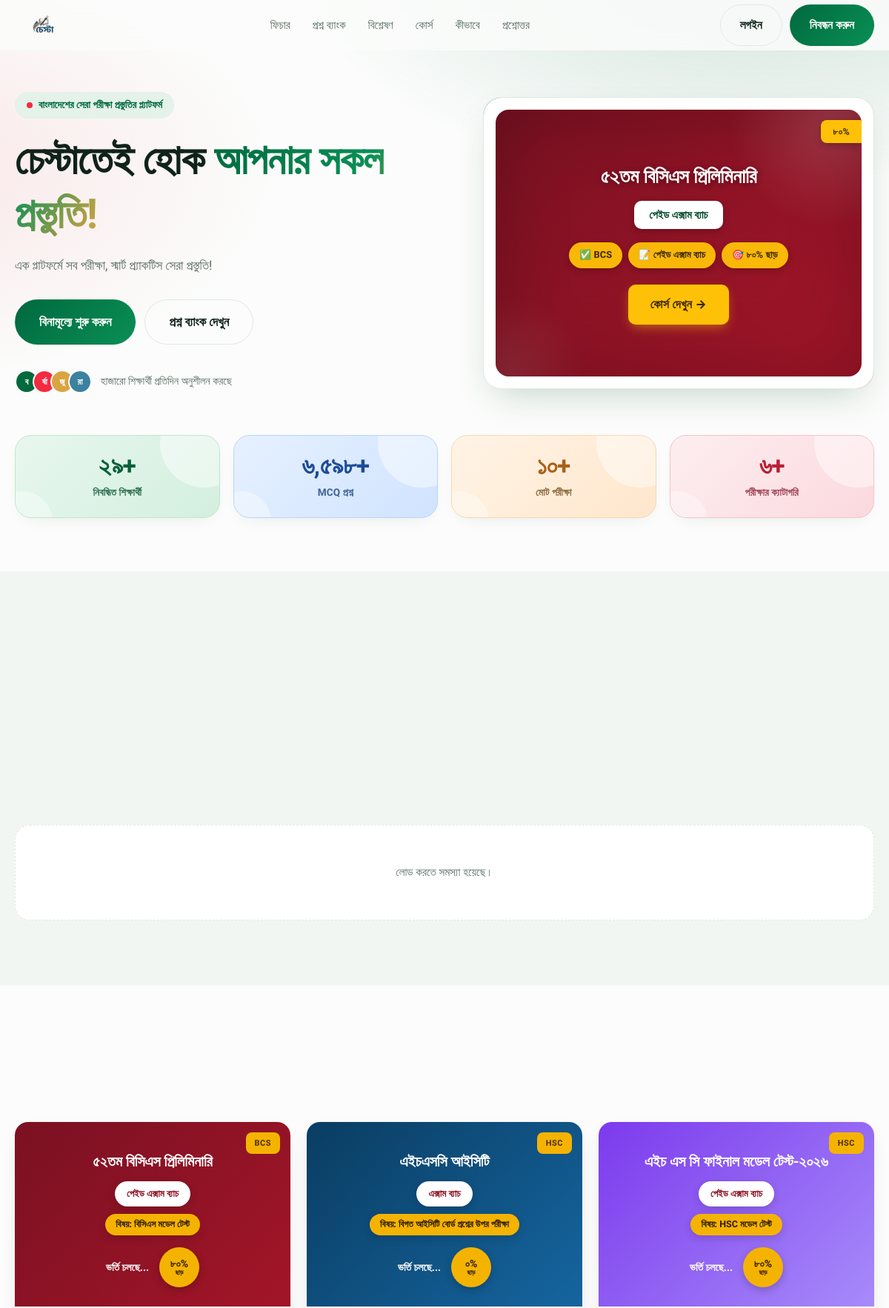
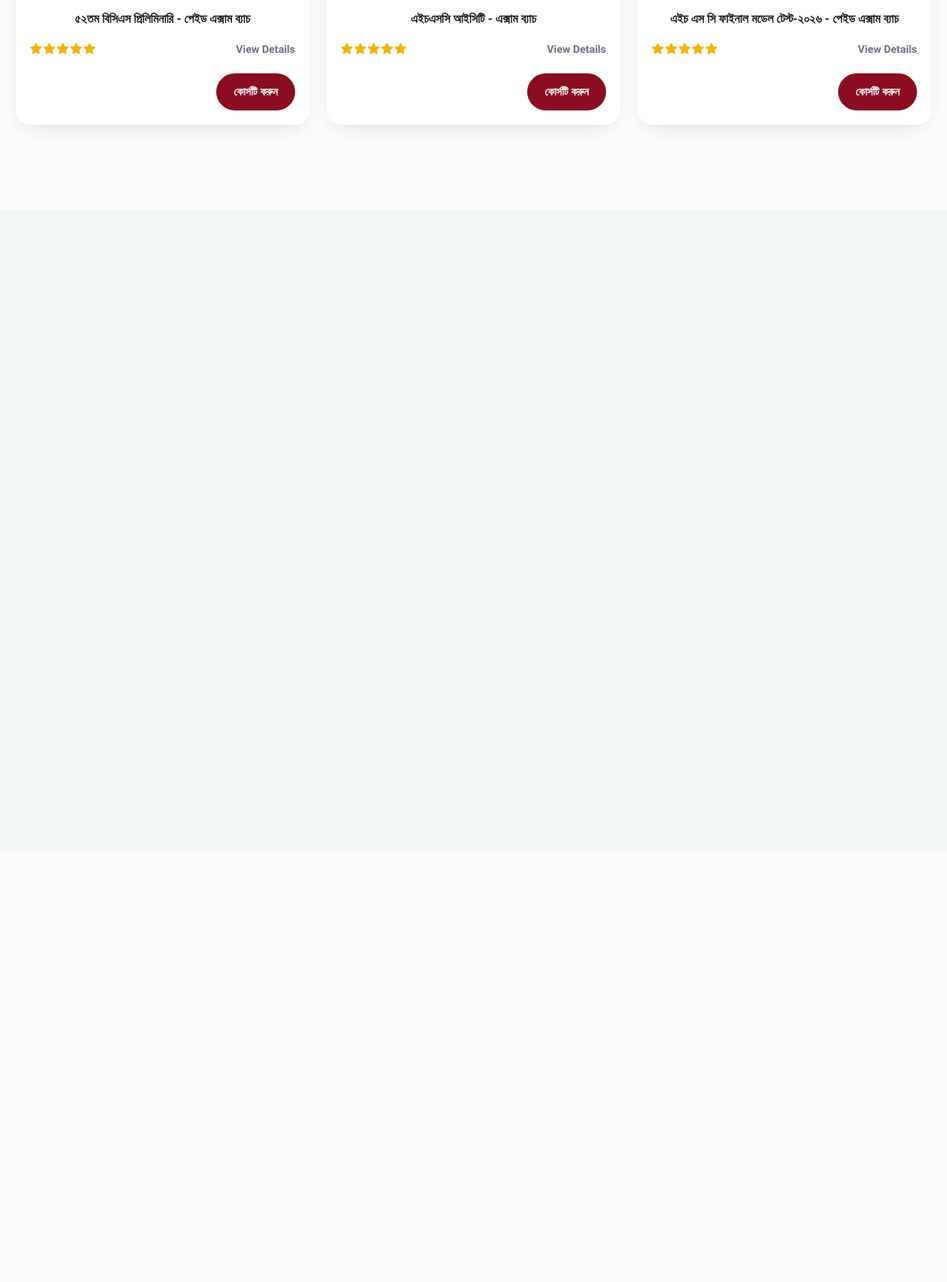
The page / (upper part) on the database its author committed (2 pictures, top to bottom).
### tables this page shows
CREATE TABLE `courses` (
  `id` int(11) NOT NULL,
  `course_code` varchar(40) NOT NULL,
  `slug` varchar(220) DEFAULT NULL,
  `title` varchar(200) NOT NULL,
  `title_bn` varchar(200) DEFAULT NULL,
  `subtitle` varchar(200) DEFAULT NULL,
  `subject_line` varchar(300) DEFAULT NULL,
  `short_desc` varchar(500) DEFAULT NULL,
  `description` longtext DEFAULT NULL,
  `thumbnail` varchar(500) DEFAULT NULL,
  `banner` varchar(500) DEFAULT NULL,
  `language` varchar(40) DEFAULT 'bn',
  `instructor_name` varchar(150) DEFAULT NULL,
  `tag` varchar(60) DEFAULT NULL,
  `discount_pct` varchar(20) DEFAULT NULL,
  `rating` tinyint(1) DEFAULT 5,
  `meta_text` varchar(200) DEFAULT NULL,
  `tone_gradient` varchar(200) DEFAULT NULL,
  `display_order` int(11) DEFAULT 0,
  `is_featured` tinyint(1) DEFAULT 0,
  `level_id` int(11) NOT NULL,
  `type_id` int(11) NOT NULL,
  `price` decimal(10,2) NOT NULL DEFAULT 0.00,
  `discount_price` decimal(10,2) DEFAULT NULL,
  `total_lessons` int(11) DEFAULT 0,
  `duration_hours` int(11) DEFAULT 0,
  `is_active` tinyint(1) DEFAULT 1,
  `BR_CODE` varchar(20) DEFAULT NULL,
  `ORG_CODE` varchar(20) DEFAULT NULL,
  `AUTHORIZED_STATUS` char(1) DEFAULT 'N',
  `AUTHORIZED_USER` varchar(100) DEFAULT NULL,
  `AUTHORIZED_DATE` date DEFAULT NULL,
  `ENTRY_DATE` datetime DEFAULT current_timestamp(),
  `ENTRY_USER` varchar(200) DEFAULT NULL,
  `EDIT_DATE` date DEFAULT NULL,
  `EDIT_USER` varchar(200) DEFAULT NULL,
  `DELETE_DATE` datetime DEFAULT NULL,
  `DELETE_USER` varchar(200) DEFAULT NULL,
  `duration_days` int(11) DEFAULT NULL
);

### index.php (the view, shortened to what this page needs)
<?php
require_once 'db.php';
$totalStudents = 0;
$totalQuestions = 0;
$totalExamsCount = 0;
$totalCategories = 0;
try { $totalStudents   = (int) $pdo->query("SELECT COUNT(*) FROM user_login_info")->fetchColumn(); }
catch (Throwable $e) { error_log('stats students: ' . $e->getMessage()); }
try { $totalQuestions  = (int) $pdo->query("SELECT COUNT(*) FROM questions WHERE DELETE_DATE IS NULL")->fetchColumn(); }
catch (Throwable $e) { error_log('stats questions: ' . $e->getMessage()); }
try {
    $totalExamsCount = (int) $pdo->query("
        SELECT COUNT(*) FROM exams_info
        WHERE DELETE_DATE IS NULL
          AND (AUTHORIZED_STATUS = 'Y' OR AUTHORIZED_STATUS IS NULL)
    ")->fetchColumn();
} catch (Throwable $e) { error_log('stats exams: ' . $e->getMessage()); }
try { $totalCategories = (int) $pdo->query("SELECT COUNT(*) FROM levels")->fetchColumn(); }
catch (Throwable $e) { error_log('stats levels: ' . $e->getMessage()); }
$siteLogo = 'logo.png';
$courses = [];
$banner  = ['active' => false];
try {
    $sql = "
        SELECT
            c.id, c.title, c.title_bn, c.subtitle, c.subject_line,
            c.tag, c.discount_pct, c.rating, c.meta_text, c.tone_gradient,
            c.price, c.discount_price, c.level_id, c.type_id,
            c.is_featured, c.display_order
        FROM courses c
        WHERE c.DELETE_DATE IS NULL
          AND c.is_active = 1
          AND c.AUTHORIZED_STATUS = 'Y'
        ORDER BY c.display_order ASC, c.is_featured DESC, c.id DESC
        LIMIT 12
    ";
    $stmt = $pdo->query($sql);
    $rows = $stmt->fetchAll(PDO::FETCH_ASSOC);
    foreach ($rows as $idx => $r) {
        $oldPrice = (float)$r['price'];
        $newPrice = (!empty($r['discount_price']) && $r['discount_price'] > 0)
                    ? (float)$r['discount_price']
                    : $oldPrice;
        $courseUrl = 'enroll.php?course_id=' . (int)$r['id']
                   . '&level_id='    . (int)$r['level_id']
                   . '&exam_type_id=' . (int)$r['type_id'];
        $course = [
            'id'          => (int)$r['id'],
            'name'        => $r['title_bn'] ?: $r['title'],
            'title'       => $r['title'],
            'subtitle'    => $r['subtitle']     ?? '',
            'subject'     => $r['subject_line'] ?? '',
            'tag'         => $r['tag']          ?? '',
            'discount'    => $r['discount_pct'] ?? '',
            'old_price'   => $oldPrice,
            'new_price'   => $newPrice,
            'rating'      => (int)($r['rating'] ?? 5),
            'meta'        => $r['meta_text'] ?? '',
            'tone'        => $r['tone_gradient'] ?: 'linear-gradient(135deg,#7a1122 0%,#a31528 100%)',
            'url'         => $courseUrl,
            'is_featured' => (int)$r['is_featured'],
        ];
        $courses[] = $course;
        if ((int)$r['is_featured'] === 1 && empty($banner['active'])) {
            $meta = array_filter([
                !empty($r['tag'])          ? '✅ ' . $r['tag'] : null,
                !empty($r['subtitle'])     ? '📝 ' . $r['subtitle'] : null,
                !empty($r['discount_pct']) && $r['discount_pct'] !== '০%'
                                            ? '🎯 ' . $r['discount_pct'] . ' ছাড়' : null,
            ]);
            $banner = [
                'active'   => true,
                'badge'    => $r['discount_pct'] ?: 'নতুন',
                'title'    => $r['title_bn'] ?: $r['title'],
                'subtitle' => $r['subtitle'] ?: ($r['subject_line'] ?? ''),
                'cta_text' => 'কোর্স দেখুন',
                'cta_url'  => $courseUrl,
                'bg'       => $r['tone_gradient'] ?: 'linear-gradient(135deg,#7a1122 0%,#a31528 100%)',
                'meta'     => array_values($meta),
            ];
        }
    }
} catch (Throwable $e) {
    error_log('courses fetch failed: ' . $e->getMessage());
    $courses = [];
    $banner  = ['active' => false];
}
?>
<!DOCTYPE html>
<html lang="bn">
<head>
<link href="https://cdn.jsdelivr.net/npm/bootstrap-icons@1.11.3/font/bootstrap-icons.css" rel="stylesheet">
</head>
<body>
<nav id="nav">
  <div class="wrap nav">
    <a class="logo" href="index.php" aria-label="চেস্টা হোম">
      <img src="<?= htmlspecialchars($siteLogo, ENT_QUOTES, 'UTF-8') ?>" alt="Chesta" class="logo-img">
    </a>
    <div class="links">
      <a href="#features">ফিচার</a>
      <a href="question_bank.php">প্রশ্ন ব্যাংক</a>
      <a href="#analysis">বিশ্লেষণ</a>
      <a href="#courses">কোর্স</a>
      <a href="#how">কীভাবে</a>
      <a href="#faq">প্রশ্নোত্তর</a>
    </div>
    <div class="acts">
      <a href="login.php" class="btn btn-o">লগইন</a>
      <button class="btn btn-p" data-reg type="button">নিবন্ধন করুন</button>
    </div>
  </div>
</nav>
<header class="hero">
  <div class="wrap hgrid">
    <div>
      <span class="pill">বাংলাদেশের সেরা পরীক্ষা প্রস্তুতির প্ল্যাটফর্ম</span>
      <h1>চেস্টাতেই হোক <em>আপনার সকল প্রস্তুতি!</em></h1>
      <p class="lead">এক প্লাটফর্মে সব পরীক্ষা, স্মার্ট প্র্যাকটিস সেরা প্রস্তুতি!</p>
      <div class="hbtn">
        <button class="btn btn-p btn-lg" data-reg type="button">বিনামূল্যে শুরু করুন</button>
        <a class="btn btn-o btn-lg" href="question_bank.php">প্রশ্ন ব্যাংক দেখুন</a>
      </div>
      <div class="trust">
        <div class="av"><span>ব</span><span>র্ষা</span><span>জু</span><span>রা</span></div>
        <span>হাজারো শিক্ষার্থী প্রতিদিন অনুশীলন করছে</span>
      </div>
    </div>
    <div class="demo" aria-label="ঘোষণা">
      <?php if (!empty($banner['active'])): ?>
      <div class="banner-course" style="background:<?= htmlspecialchars($banner['bg'], ENT_QUOTES, 'UTF-8') ?>;">
        <?php if (!empty($banner['badge'])): ?>
          <span class="bc-tag"><?= htmlspecialchars($banner['badge'], ENT_QUOTES, 'UTF-8') ?></span>
        <?php endif; ?>
        <h2 class="bc-title"><?= htmlspecialchars($banner['title'], ENT_QUOTES, 'UTF-8') ?></h2>
        <?php if (!empty($banner['subtitle'])): ?>
          <div class="bc-sub"><?= htmlspecialchars($banner['subtitle'], ENT_QUOTES, 'UTF-8') ?></div>
        <?php endif; ?>
        <?php if (!empty($banner['meta'])): ?>
          <div class="bc-meta">
            <?php foreach ($banner['meta'] as $m): ?>
              <span><?= htmlspecialchars($m, ENT_QUOTES, 'UTF-8') ?></span>
            <?php endforeach; ?>
          </div>
        <?php endif; ?>
        <?php if (!empty($banner['cta_text']) && !empty($banner['cta_url'])): ?>
          <a class="bc-cta" href="<?= htmlspecialchars($banner['cta_url'], ENT_QUOTES, 'UTF-8') ?>">
            <?= htmlspecialchars($banner['cta_text'], ENT_QUOTES, 'UTF-8') ?> →
          </a>
        <?php endif; ?>
      </div>
      <?php endif; ?>
    </div>
  </div>
  <div class="wrap">
    <div class="stats">
      <div class="st st-1 rv"><b data-n="<?= $totalStudents ?>" data-s="+">০</b><span>নিবন্ধিত শিক্ষার্থী</span></div>
      <div class="st st-2 rv"><b data-n="<?= $totalQuestions ?>" data-s="+">০</b><span>MCQ প্রশ্ন</span></div>
      <div class="st st-3 rv"><b data-n="<?= $totalExamsCount ?>" data-s="+">০</b><span>মোট পরীক্ষা</span></div>
      <div class="st st-4 rv"><b data-n="<?= $totalCategories ?>" data-s="+">০</b><span>পরীক্ষার ক্যাটাগরি</span></div>
    </div>
  </div>
</header>
<section id="analysis" class="alt">
  <div class="wrap">
    <div id="analysisEmpty" class="analysis-empty" style="display:none;">
      <p>এই লেভেলে এখনো কোনো বিষয় যোগ করা হয়নি।</p>
    </div>
  </div>
</section>
<section id="courses">
  <div class="wrap">
    <div class="course-grid">
      <?php foreach ($courses as $c):
        $titleBn  = $c['name'] ?: '';
        $subtitle = $c['subtitle'] ?: '';
        $subject  = $c['subject'] ?: '';
        $tag      = $c['tag'] ?: '';
        $discount = $c['discount'] ?: '';
        $meta     = $c['meta'] ?: '';
        $rating   = max(1, min(5, (int)($c['rating'] ?? 5)));
        $tone     = $c['tone'];
      ?>
      <div class="course-item">
        <a href="<?= htmlspecialchars($c['url'], ENT_QUOTES, 'UTF-8') ?>" class="course-card">
          <div class="course-card-top" style="background:<?= htmlspecialchars($tone, ENT_QUOTES, 'UTF-8') ?>">
            <?php if ($tag): ?>
              <span class="course-tag"><?= htmlspecialchars($tag, ENT_QUOTES, 'UTF-8') ?></span>
            <?php endif; ?>
            <h3 class="course-name"><?= htmlspecialchars($titleBn, ENT_QUOTES, 'UTF-8') ?></h3>
            <?php if ($subtitle): ?>
              <div class="course-subtitle-pill"><?= htmlspecialchars($subtitle, ENT_QUOTES, 'UTF-8') ?></div>
            <?php endif; ?>
            <?php if ($subject): ?>
              <div class="course-subject-pill"><?= htmlspecialchars($subject, ENT_QUOTES, 'UTF-8') ?></div>
            <?php endif; ?>
            <div class="course-meta-row">
              <?php if ($meta): ?>
                <span class="course-meta-text"><?= htmlspecialchars($meta, ENT_QUOTES, 'UTF-8') ?></span>
              <?php endif; ?>
              <?php if ($discount): ?>
                <div class="course-discount-circle">
                  <?= htmlspecialchars($discount, ENT_QUOTES, 'UTF-8') ?>
                  <small>ছাড়</small>
                </div>
              <?php endif; ?>
            </div>
          </div>
          <div class="course-card-body">
            <div class="course-body-title">
              <?= htmlspecialchars($titleBn, ENT_QUOTES, 'UTF-8') ?>
              <?php if ($subtitle): ?> - <?= htmlspecialchars($subtitle, ENT_QUOTES, 'UTF-8') ?><?php endif; ?>
            </div>
            <div class="course-bottom-row">
              <div class="course-stars">
                <?php for ($i = 1; $i <= 5; $i++): ?>
                  <i class="bi <?= $i <= $rating ? 'bi-star-fill' : 'bi-star' ?>"></i>
                <?php endfor; ?>
              </div>
              <span class="course-view-link">View Details</span>
            </div>
            <span class="course-cta-btn">কোর্সটি করুন</span>
          </div>
        </a>
      </div>
      <?php endforeach; ?>
    </div>
  </div>
</section>
<section id="features" class="alt">
  <div class="wrap">
    <div class="bento">
    </div>
  </div>
</section>
<section id="how">
  <div class="wrap">
    <div class="steps">
    </div>
  </div>
</section>
</body>
</html>

### rows shown on the page
courses: discount_pct "৮০%", title_bn "৫২তম বিসিএস প্রিলিমিনারি", subtitle "পেইড এক্সাম ব্যাচ", tag "BCS", subject_line "বিষয়: বিসিএস মডেল টেস্ট", meta_text "ভর্তি চলছে...", rating 5 (drawn)
courses: tag "HSC", title_bn "এইচএসসি আইসিটি", subtitle "এক্সাম ব্যাচ", subject_line "বিষয়: বিগত আইসিটি বোর্ড প্রশ্নের উপর পরীক্ষা", meta_text "ভর্তি চলছে...", discount_pct "০%", rating 5 (drawn)
courses: tag "HSC", title_bn "এইচ এস সি ফাইনাল মডেল টেস্ট-২০২৬", subtitle "পেইড এক্সাম ব্যাচ", subject_line "বিষয়: HSC মডেল টেস্ট", meta_text "ভর্তি চলছে...", discount_pct "৮০%", rating 5 (drawn)

### other values the page prints
$m "✅ BCS"
$m "📝 পেইড এক্সাম ব্যাচ"
$m "🎯 ৮০% ছাড়"
$banner['cta_text'] "কোর্স দেখুন"
